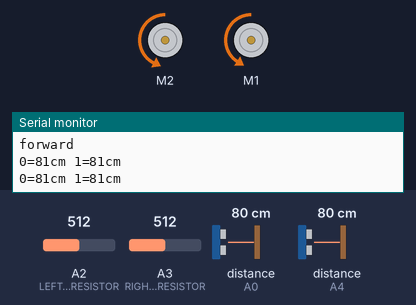
A sketch run on a simulated Arduino Uno, built with avr-gcc and run on an emulated ATmega328P. Parts: 2 × DC motor (green arrow = forward, orange = backward, longer = faster), the last lines printed to the serial monitor. The inputs (shaded band) are chosen by the test bench; at power-on: distance to the obstacle (sensors on A0, A4) 80 cm, A2 (LEFTPHOTORESISTOR) = 512, A3 (RIGHTPHOTORESISTOR) = 512. The echo pulse lasts 58.3 µs per cm.

Above: at 1.2 s.
1.3 s: distance to the obstacle (sensor on A0) set to 17 cm
4.3 s: distance to the obstacle (sensor on A0) set to 14 cm
At 4.7 s:
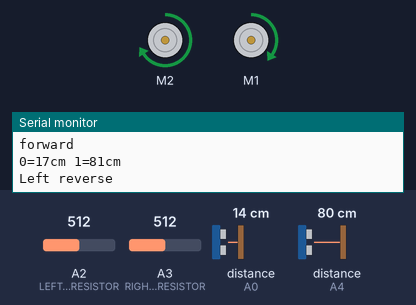
7.3 s: A2 (LEFTPHOTORESISTOR) set to 530
At 8.7 s:
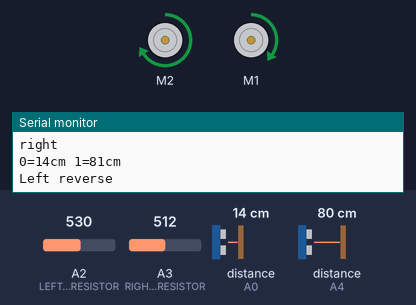
10.3 s: A3 (RIGHTPHOTORESISTOR) set to 716
16.3 s: distance to the obstacle (sensor on A0) set to 18 cm
At 17.7 s:
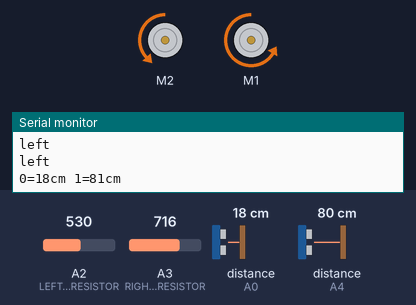
Timing chart, 0 to 19.3 s (numbered marks = the images above; inputs shaded):
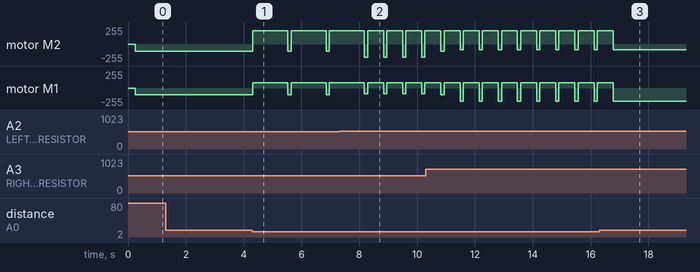

The sketch:

sketch_sep09a.ino
```cpp
#include <RedBot.h>  // This line "includes" the library into your sketch.
#include <NewPing.h> // https://bitbucket.org/teckel12/arduino-new-ping/wiki/Home

RedBotMotors motors; // Instantiate the motor control object.

#define SONAR_NUM 2      // Number of sensors.
#define MAX_DISTANCE 1000 // Maximum distance (in cm) to ping
#define LEFTECHO A0
#define LEFTTRIG A1
#define LEFTPHOTORESISTOR A2
#define RIGHTPHOTORESISTOR A3
#define RIGHTECHO A4
#define RIGHTTRIG A5

enum
{
  advance,
  left,
  right,
  reverseLeft,
  reverseRight
}machineState;

NewPing sonar[SONAR_NUM] = {
  NewPing(LEFTTRIG, LEFTECHO, MAX_DISTANCE),
  NewPing(RIGHTTRIG, RIGHTECHO, MAX_DISTANCE)
};

float leftRes;
float rightRes;
int leftThreshold;
int rightThreshold;
int ambientLight;

void setup() {
  // put your setup code here, to run once:
  Serial.begin(9600);
  machineState = advance;
  leftThreshold = analogRead(LEFTPHOTORESISTOR);
  rightThreshold = analogRead(RIGHTPHOTORESISTOR);
  ambientLight = (leftThreshold + rightThreshold);
}

void loop() {
  findLight();
  checkState();
}

void forward() {
  // Forward
  motors.rightMotor(-111);
  motors.leftMotor(105);
}

void backwardsRight() {
  motors.rightMotor(80);
  motors.leftMotor(-200);
}

void backwardsLeft() {
  motors.rightMotor(200);
  motors.leftMotor(-80);
}

void turnRight() {
  // Turn right when the ass of the bot is facing you
  motors.rightMotor(-201);
  motors.leftMotor(90);
}

void turnLeft() {
  // Turn left when the ass of the bot is facing you
  motors.leftMotor(201);
  motors.rightMotor(-90);
}

void checkState() {
  switch(machineState){
    case advance:
      Serial.println("forward");
      forward();
    break;
    case left:
      Serial.println("left");
      turnLeft();
    break;
    case right:
      Serial.println("right");
      turnRight();
    break;
    case reverseLeft:
      Serial.println("Left reverse");
      backwardsLeft();
    break;
    case reverseRight:
      Serial.println("Right reverse");
      backwardsRight();
    break;
  }
}

void echoCollision() {
  for (uint8_t i = 0; i < SONAR_NUM; i++) { // Loop through each sensor and display results.
    delay(50); // Wait 50ms between pings (about 20 pings/sec). 29ms should be the shortest delay between pings.
    Serial.print(i);
    Serial.print("=");
    Serial.print(sonar[i].ping_cm());
    Serial.print("cm ");
  }
  Serial.println();

  if((sonar[0].ping_cm() <= 15) && (sonar[0].ping_cm() != 0)){
    machineState = reverseLeft;
    checkState();
    delay(300);
    machineState = advance;
    delay(250);
  }
  else if((sonar[1].ping_cm() <= 15) && (sonar[1].ping_cm() != 0)){
    machineState = reverseRight;
    checkState();
    delay(300);
    machineState = advance;
    delay(250);
  }
  else {
    machineState = advance;
  }
}

void findLight() {
  leftRes = analogRead(LEFTPHOTORESISTOR);
  rightRes = analogRead(RIGHTPHOTORESISTOR);

  int amVal = (sqrt((ambientLight + ambientLight) * 2));
  int leftVal = (sqrt((ambientLight + leftRes) * 2)) + 5;
  int rightVal = (sqrt((ambientLight + rightRes) * 2)) + 5;

  if(leftRes > (leftThreshold + 3) && (leftRes >= rightRes)) {
    Serial.println("left is higher");
    machineState = right;
    checkState();
  }else {
    echoCollision();
  }

  if(rightRes > (rightThreshold + 3) && (rightRes >= leftRes)) {
    Serial.println("right is higher");
    machineState = left;
    checkState();
  }
  else {
    echoCollision();
  }
}
```

Measured:
- the behaviour switches between 16 and 15 cm on distance to the obstacle (sensor on A0) (found by bisection; images 0 and 1)
- the behaviour switches between 515 and 516 on A2 (LEFTPHOTORESISTOR) (found by bisection; images 1 and 2)
- after the input at 4.3 s, motor M2: alternates forward 199/255 for 1.2 s and backward 110/255 for 0.11 s, starting at once; motor M1: alternates backward 104/255 for 0.11 s and forward 79/255 for 1.2 s, starting at once
- after the input at 7.3 s, motor M2: alternates backward 200/255 for 0.11 s and forward 199/255 for 0.55 s, starting after 0.88 s; motor M1: alternates backward 89/255 for 0.11 s and forward 79/255 for 0.55 s, starting after 0.88 s
- after the input at 16.3 s, motor M2: goes on until 16.8 s, then stays backward 89/255; motor M1: goes on until 16.8 s, then stays backward 200/255
